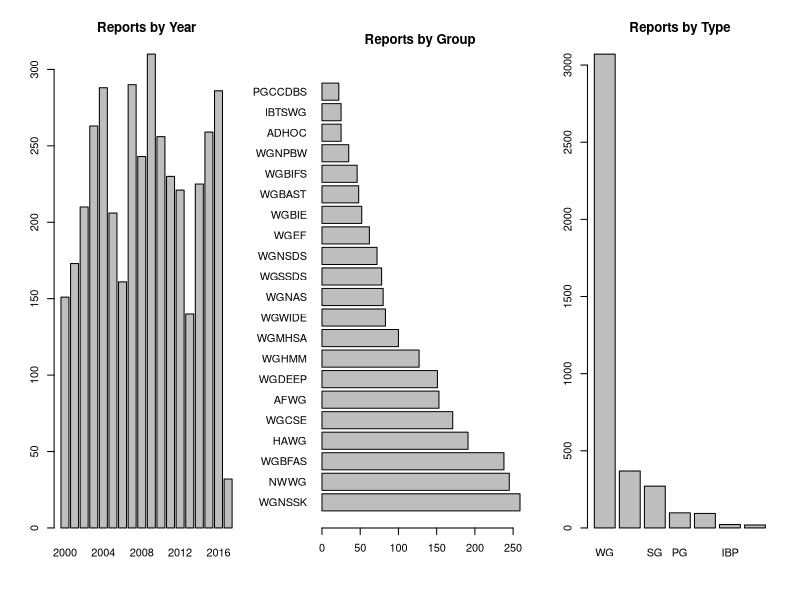
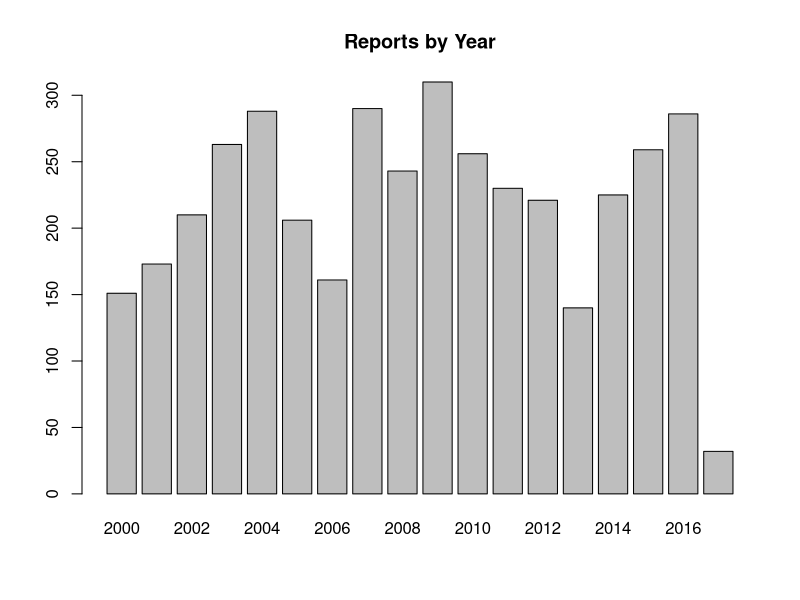

Here is the R script that generated these plots, in order:
## 1  Read in data
x <- read.csv("../1_shaheen/topic-distributions-per-report.csv", check.names=FALSE)

## 2  Filter out rows without year or group name
x <- x[x$Year != "A",]
x$Year <- as.integer(x$Year)
x <- x[x$Group != "NoAcronym",]

## 3  Barplots
png("overview.png", width=1200, height=600, pointsize=20)
par(mfrow=c(1,3))

barplot(table(x$Year), main="Reports by Year")

opar <- par(plt=c(0.2,0.95,0.12, 0.89))
gcount <- sort(table(x$Group), decreasing=TRUE)
barplot(gcount[gcount>20], horiz=TRUE, las=1, main="Reports by Group")
par(opar)

left <- function(x, n) substr(x, 1, n)
right <- function(x, n) substr(x, nchar(x)-n+1, nchar(x))
type <- rep("", nrow(x))
type[left(x$Group,2) == "WG"] <- "WG"
type[right(x$Group,2) == "WG"] <- "WG"
type[left(x$Group,2) == "WK"] <- "WK"
type[left(x$Group,3) == "IBP"] <- "IBP"
type[left(x$Group,2) == "SG"] <- "SG"
type[left(x$Group,2) == "PG"] <- "PG"
type[left(x$Group,2) == "AG"] <- "AG"
type[type == ""] <- "Other"
barplot(sort(table(type), decreasing=TRUE), main="Reports by Type")
dev.off()

png("years.png", width=1200, height=600, pointsize=16)
barplot(table(x$Year), main="Reports by Year")
dev.off()
